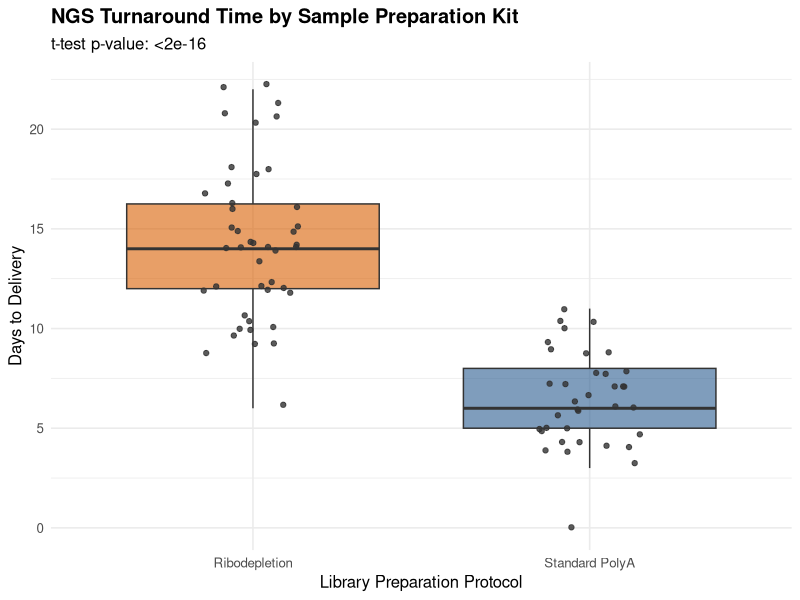
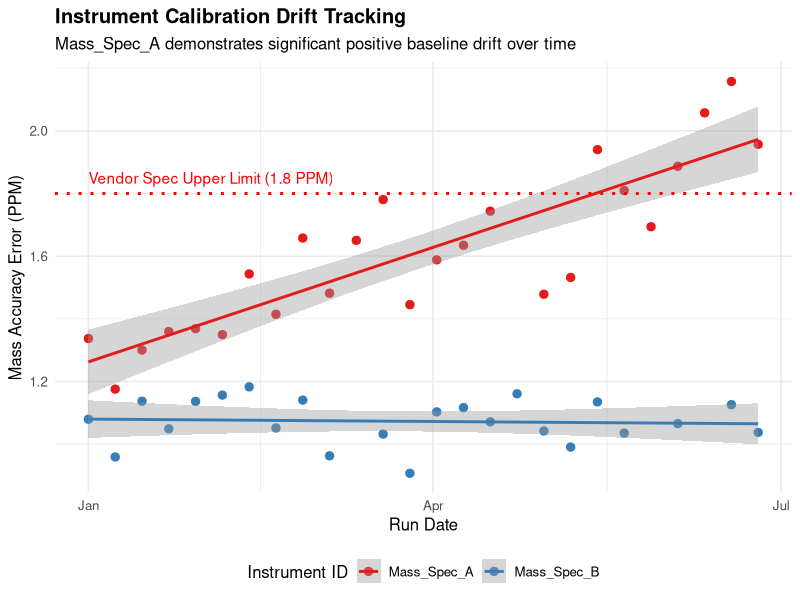
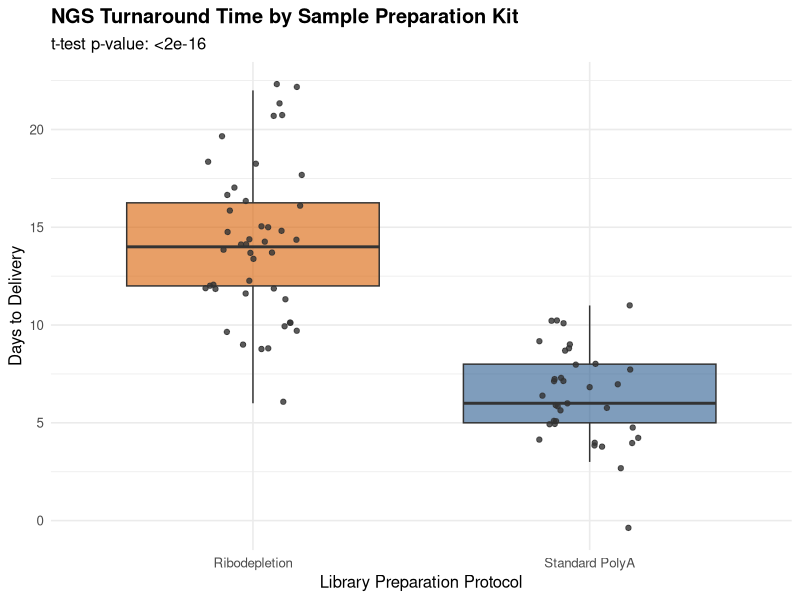

Write the R code that produced these figures, in order. (Note: this script raises an error after producing the figures.)
## ---- chunk 1
library(tidyverse)
library(readxl)
library(ggplot2)
## ---- chunk 2
ms_raw <- read_csv("data/mass_spec_qc_logs.csv", show_col_types = FALSE)
ngs_raw <- read_excel("data/genomics_core_ops.xlsx")

glimpse(ms_raw) # <1>
glimpse(ngs_raw)

## ---- chunk 3
ms_raw |> 
  filter(is.na(Mass_Accuracy_PPM))

ms_clean <- ms_raw |> 
  filter(!is.na(Mass_Accuracy_PPM))

print(paste0("Raw run logs: ", nrow(ms_raw), " | Clean run logs: ", nrow(ms_clean))) # <1>
## ---- chunk 4
t_test_res <- t.test(Days_to_Deliver ~ Prep_Kit, data = ngs_raw)
t_test_res
## ---- chunk 5
ngs_time_p <- ggplot(ngs_raw, aes(x = Prep_Kit, y = Days_to_Deliver, fill = Prep_Kit)) +
  geom_boxplot(alpha = 0.6, outlier.shape = NA) +
  geom_jitter(width = 0.15, alpha = 0.8, color = "#333333") +
  scale_fill_manual(values = c("Standard PolyA" = "#2b5c8f", "Ribodepletion" = "#d95f02")) +
  labs(
    title = "NGS Turnaround Time by Sample Preparation Kit",
    subtitle = paste("t-test p-value:", format.pval(t_test_res$p.value, digits = 3)),
    x = "Library Preparation Protocol",
    y = "Days to Delivery",
    fill = "Prep Kit"
  ) +
  theme_minimal(base_size = 12) +
  theme(
    legend.position = "none",
    plot.title = element_text(face = "bold")
  )
  ngs_time_p

ggsave(
  filename = "output_plots/ngs_library_prep_analysis.pdf",
  plot = ngs_time_p,
  width = 6,
  height = 5,
  units = "in",
  dpi = 300
)
## ---- chunk 6
drift_models <- ms_clean |> 
  group_by(Instrument_ID) |> 
  summarise(
    intercept = coef(lm(Mass_Accuracy_PPM ~ Run_Date))[1],
    slope_per_day = coef(lm(Mass_Accuracy_PPM ~ Run_Date))[2],
    p_value = summary(lm(Mass_Accuracy_PPM ~ Run_Date))$coefficients[2, 4]
  )

drift_models
## ---- chunk 7
ggplot(ms_clean, aes(x = Run_Date, y = Mass_Accuracy_PPM, color = Instrument_ID)) +
  geom_point(size = 2.5) +
  geom_smooth(method = "lm", se = TRUE, linestyle = "dashed") +
  geom_hline(yintercept = 1.8, linetype = "dotted", color = "red", linewidth = 1) +
  annotate("text", x = min(ms_clean$Run_Date), y = 1.85, label = "Vendor Spec Upper Limit (1.8 PPM)", color = "red", hjust = 0) +
  scale_color_manual(values = c("Mass_Spec_A" = "#e41a1c", "Mass_Spec_B" = "#377eb8")) +
  labs(
    title = "Instrument Calibration Drift Tracking",
    subtitle = "Mass_Spec_A demonstrates significant positive baseline drift over time",
    x = "Run Date",
    y = "Mass Accuracy Error (PPM)",
    color = "Instrument ID"
  ) +
  theme_minimal(base_size = 12) +
  theme(
    plot.title = element_text(face = "bold"),
    legend.position = "bottom"
  )
## ---- chunk 8
monthly_revenue <- cleaned_revenue_data |> 
  group_by(month_label) |> 
  summarise(total_revenue = sum(Total.Price), .groups = "drop")
head(monthly_revenue)
## ---- chunk 9
p1 <- ggplot(monthly_revenue, aes(x = month_label, y = total_revenue)) +
  geom_col(fill = "orange", color = "white", alpha = 0.9) +
  scale_y_continuous(labels = scales::dollar_format(prefix = "$")) +
  labs(
    title="Total Monthly Revenue (FY26)",
    subtitle="Analysis of seasonal dips in core facility billing",
    x="Month",
    y="Revenue (USD)"
  ) +
    theme_minimal(base_size = 12) +
  theme(
    plot.title=element_text(face = "bold", size = 14),
    panel.grid.minor = element_blank(),
    panel.grid.major.x = element_blank()
  )

  p1
## ---- chunk 10
quarterly_institution_revenue <- cleaned_revenue_data |> 
  mutate(Institution.Type = if_else(
    Customer.Institute == "Texas A&M University",
    "Internal",
    "External"
  )) |> 
    group_by(quarter, Institution.Type) |> 
    summarise(total_revenue = sum(Total.Price), .groups = "drop")
  
head(quarterly_institution_revenue)
## ---- chunk 11
p2 <- ggplot(quarterly_institution_revenue, aes(x = quarter, y = total_revenue, fill = Institution.Type)) +
  geom_col(position = "stack", width = 0.6) +
  scale_fill_manual(values = c("Internal" = "blue", "External" = "orange")) +
  scale_y_continuous(labels = scales::dollar_format(prefix = "$")) +
  labs(
    title = "Quarterly Revenue Breakdown by Institution Type",
    subtitle = "Stacked var view of internal vs. external revenue",
    x = "Quarter",
    y = "Revenue (USD)",
    fill = "Institution Type"
  ) +
    theme_minimal(base_size = 12) +
    theme(
      plot.title = element_text(face="bold", size = 14),
      legend.position = "bottom"
    )
p2
## ---- chunk 12
p3 <- ggplot(quarterly_institution_revenue, aes(x = quarter, y = total_revenue, color = Institution.Type, group = Institution.Type)) +
  geom_line(linewidth = 1.2) +
  geom_point(size = 3) +
  scale_color_manual(values = c("Internal" = "#2b5c8f", "External" = "#d95f02")) +
  scale_y_continuous(labels = scales::dollar_format(prefix = "$")) +
  labs(
    title = "Quarterly Revenue Trajectory",
    subtitle = "Comparison of growth trends between Internal and External/Affiliate clients",
    x = "Quarter",
    y = "Revenue (USD)",
    color = "Institution Type"
  ) +
  theme_minimal(base_size = 12) +
  theme(
    plot.title = element_text(face = "bold", size = 14),
    legend.position = "bottom"
  )

p3
## ---- chunk 13
dir.create("output_plots", showWarnings = FALSE)

ggsave(
  filename = "output_plots/monthly_revenue_trend.pdf",
  plot = p1,
  width = 8,
  height = 5,
  units = "in",
  dpi = 300
)

ggsave(
  filename = "output_plots/quarterly_revenue_institution_stacked.png",
  plot = p2,
  width = 8,
  height = 5,
  units = "in",
  dpi = 300
)

ggsave(
  filename = "output_plots/quarterly_revenue_institution_line.jpeg",
  plot = p3,
  width = 8,
  height = 5,
  units = "in",
  dpi = 300
)
